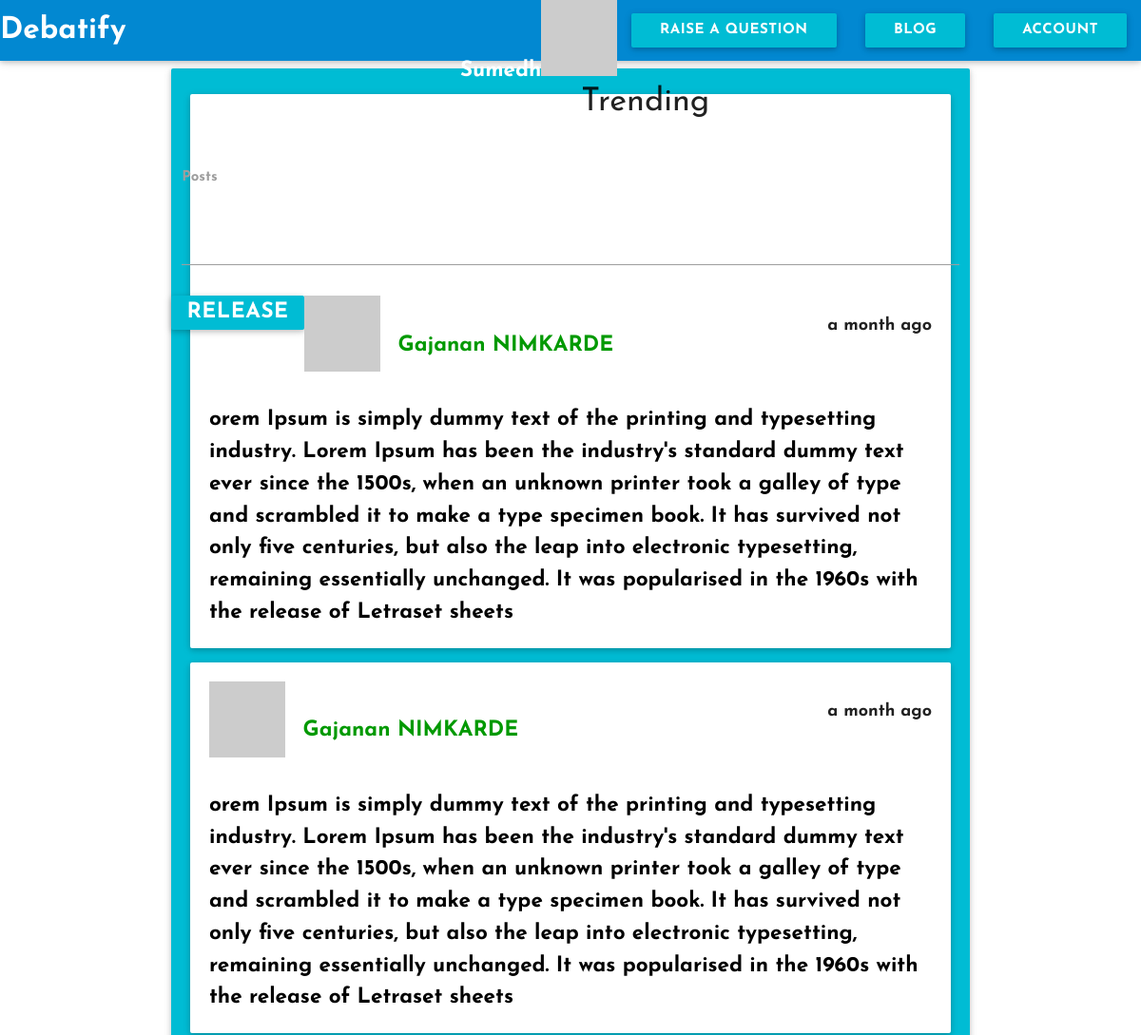
Page /welcome/blog (signed in, upper part) on the earlier database version.
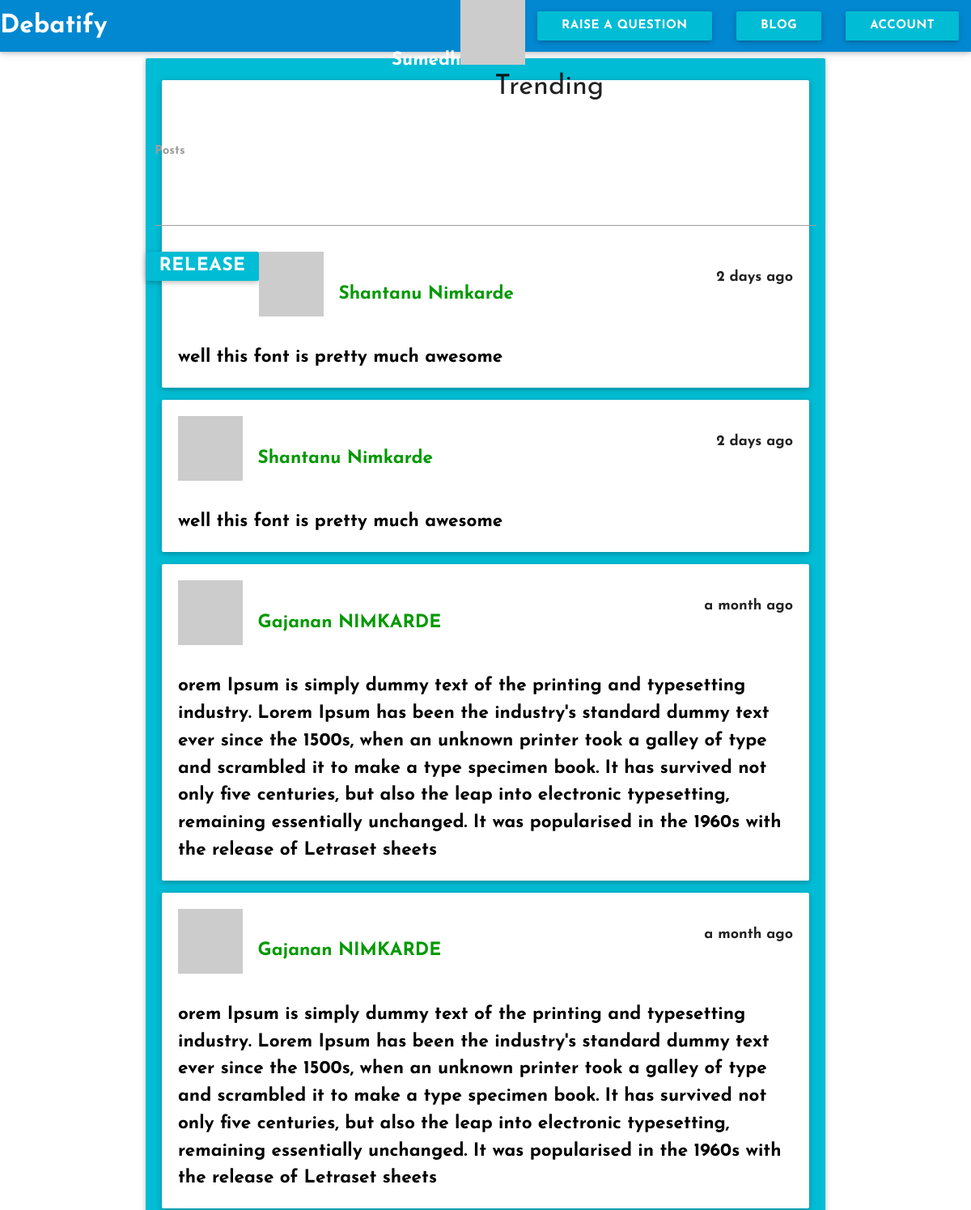
Same page on the later database version.
### app/models.py (models this page shows, shortened)
class Posts(db.Model):
	__tablename__ = "posts"
	id = db.Column(db.Integer, primary_key = True)
	body = db.Column(db.Text)
	timestamp = db.Column(db.DateTime, index = True, default = datetime.utcnow)
	author_id = db.Column(db.Integer, db.ForeignKey('users.id'))

class User(UserMixin,db.Model):
	__tablename__ = 'users'
	id = db.Column(db.Integer,primary_key = True)
	firstname = db.Column(db.String(50),nullable = True)
	lastname = db.Column(db.String(50),nullable = True)
	email = db.Column(db.String(50),nullable = True)
	username = db.Column(db.String(64),nullable = True)
	password = db.Column(db.String(100),nullable = True)
	password_hash = db.Column(db.String(128), nullable = True)
	confirmed = db.Column(db.Boolean, default = False)
	question = db.relationship("Question", backref = "owner", lazy = 'dynamic')
	location = db.Column(db.String(64),nullable = True)
	about_me = db.Column(db.Text(),nullable = True)
	member_since = db.Column(db.DateTime(), default=datetime.utcnow,nullable = True)
	last_seen = db.Column(db.DateTime(), default=datetime.utcnow,nullable = True)
	posts = db.relationship('Posts', backref = 'author', lazy = 'dynamic')
	fetchedChat = db.relationship('Chats', backref = 'messenger', lazy = 'dynamic')
	followed = db.relationship('Follow', foreign_keys = [Follow.follower_id],backref=db.backref('follower', lazy='joined'),lazy='dynamic',cascade='all, delete-orphan')
	followers = db.relationship('Follow', foreign_keys = [Follow.followed_id], backref = db.backref('followed', lazy = 'joined'),lazy='dynamic',cascade='all, delete-orphan')
	def gravatar(self, size=100, default='identicon', rating='g'):
		if request.is_secure:
			url = 'https://secure.gravatar.com/avatar'
		else:
			url = 'http://www.gravatar.com/avatar'
		hash = hashlib.md5(self.email.encode('utf-8')).hexdigest()
		return '{url}/{hash}?s={size}&d={default}&r={rating}'.format(
			url=url, hash=hash, size=size, default=default, rating=rating)
	@property
	def password(self):
		raise AttributeError('password is not a readable attribute')
	@password.setter
	def password(self, password):
		self.password_hash = generate_password_hash(password)

### app/main/views.py (the view)
@welcome.route('/blog')
def blog():
	posts = Posts.query.order_by(Posts.timestamp.desc()).all()
	return render_template('blog.html', posts = posts)

### app/models.py (called while the page is built)
@login_manager.user_loader
def load_user(user_id):
	return User.query.get(int(user_id))

### app/main/templates/blog.html (shortened to what this page needs)
{% extends 'me.html' %}
{% block head %}
  {{ super () }}
  <link rel="stylesheet" type="text/css" href="{{url_for('static', filename = "assets/css/blog.css")}}">
{% endblock %}
{% block page_content %}
	<div class = "container">
		<form action = "{{url_for('main.posted')}}" method = "POST">
		<div class="input-field col s12">
          <br>
          <textarea id="textarea1" class="materialize-textarea" name = "postbody"></textarea>
          <label for="textarea1">Posts</label>
        </div>
        <button class = "col s2 btn cyan" type = "submit">Release</button>
        <div class = "posts">
        	<div class = "post card-panel cyan">
            {% if posts %}
            {% for post in posts %}
            <div class = "card-panel">
              <img src="{{ post.author.gravatar( size = 40 ) }}" draggable="false"/>
              <span id = "author_name">{{ post.author.firstname }}&nbsp;{{ post.author.lastname }}</span>
              <p class = "timestamp">{{ moment(post.timestamp).fromNow() }}</p>
              <p class = "postbody">{{ post.body }}</p>
            </div>
            {% endfor %}
            {% endif %}
          </div>
        </div>
    	</form>
	</div>
{% endblock %}

Differences in the rows shown:
added Posts: author.firstname "Shantanu", author.lastname "Nimkarde", timestamp "2 days ago", body "well this font is pretty much awesome"
added Posts: author.firstname "Shantanu", author.lastname "Nimkarde", timestamp "2 days ago", body "well this font is pretty much awesome"
